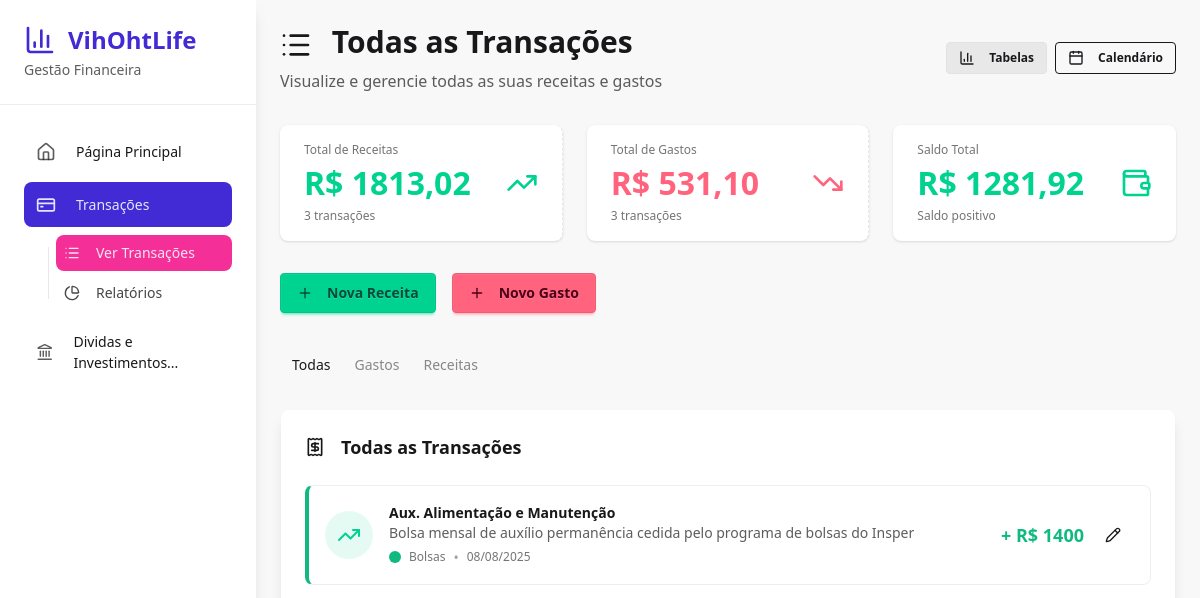
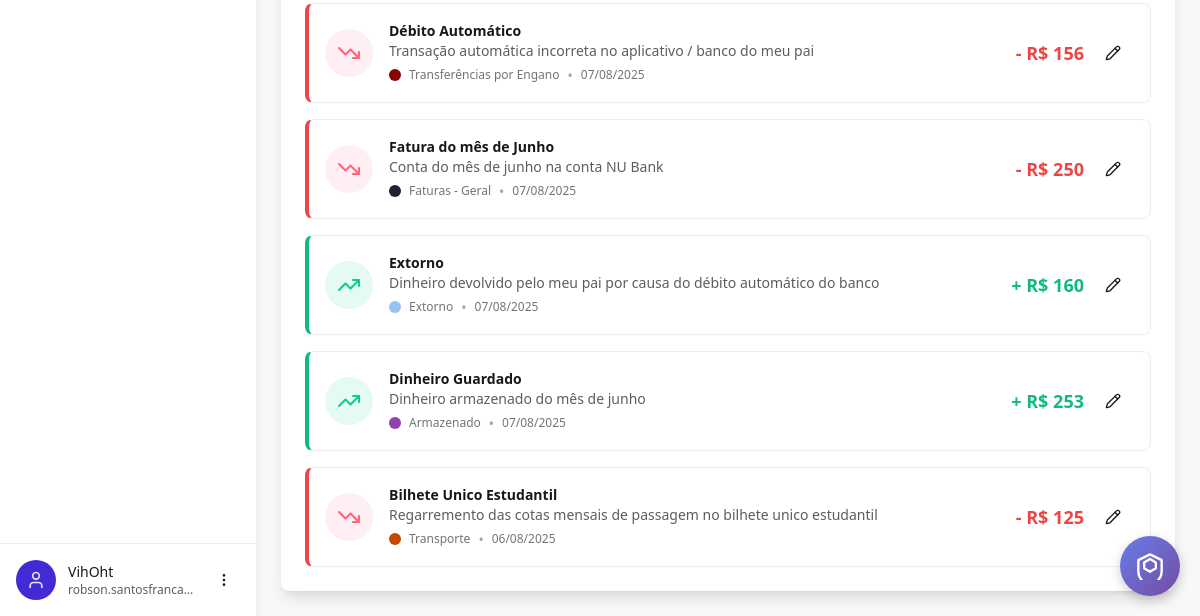
Page /finance/transactions/ (signed in) on the earlier database version (2 pictures, top to bottom).
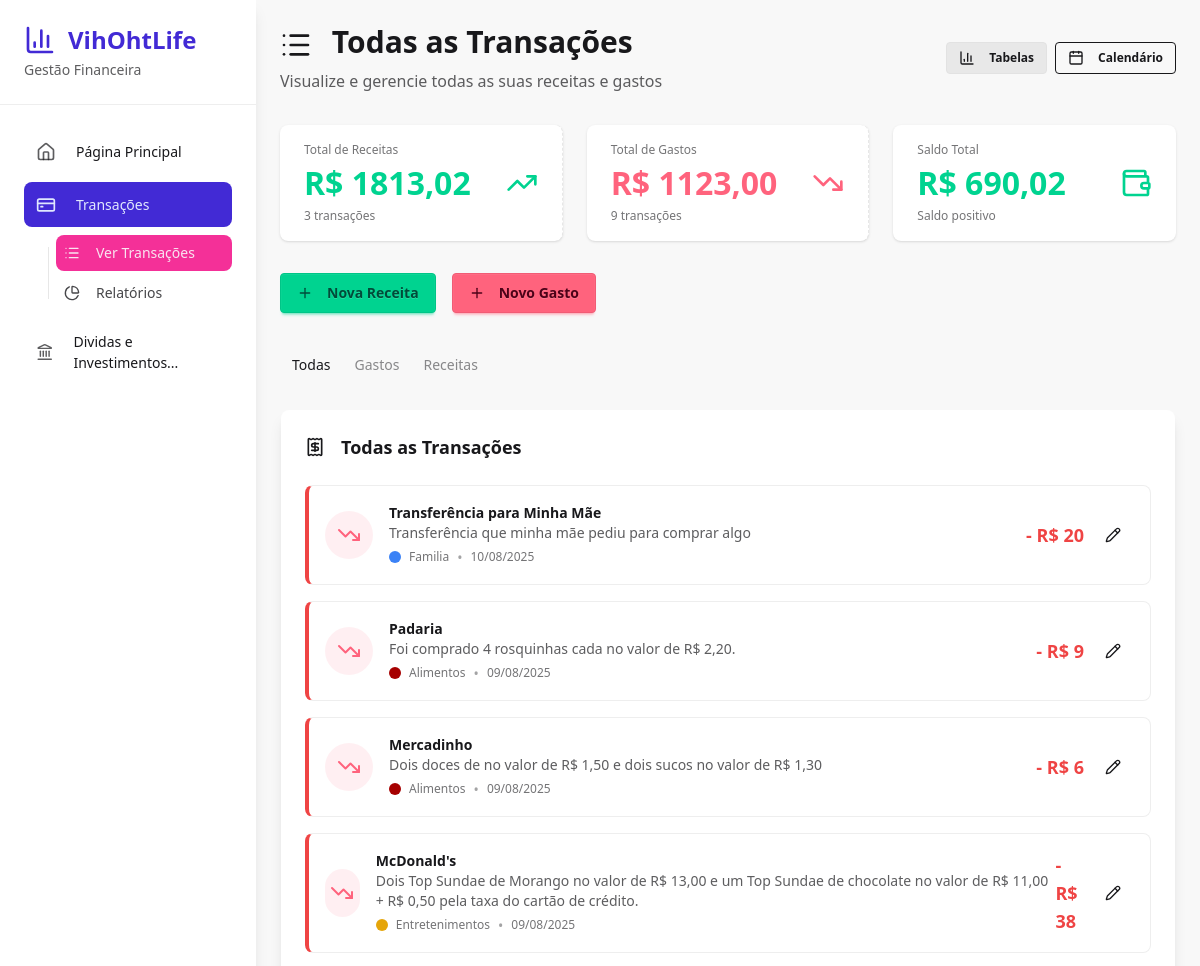
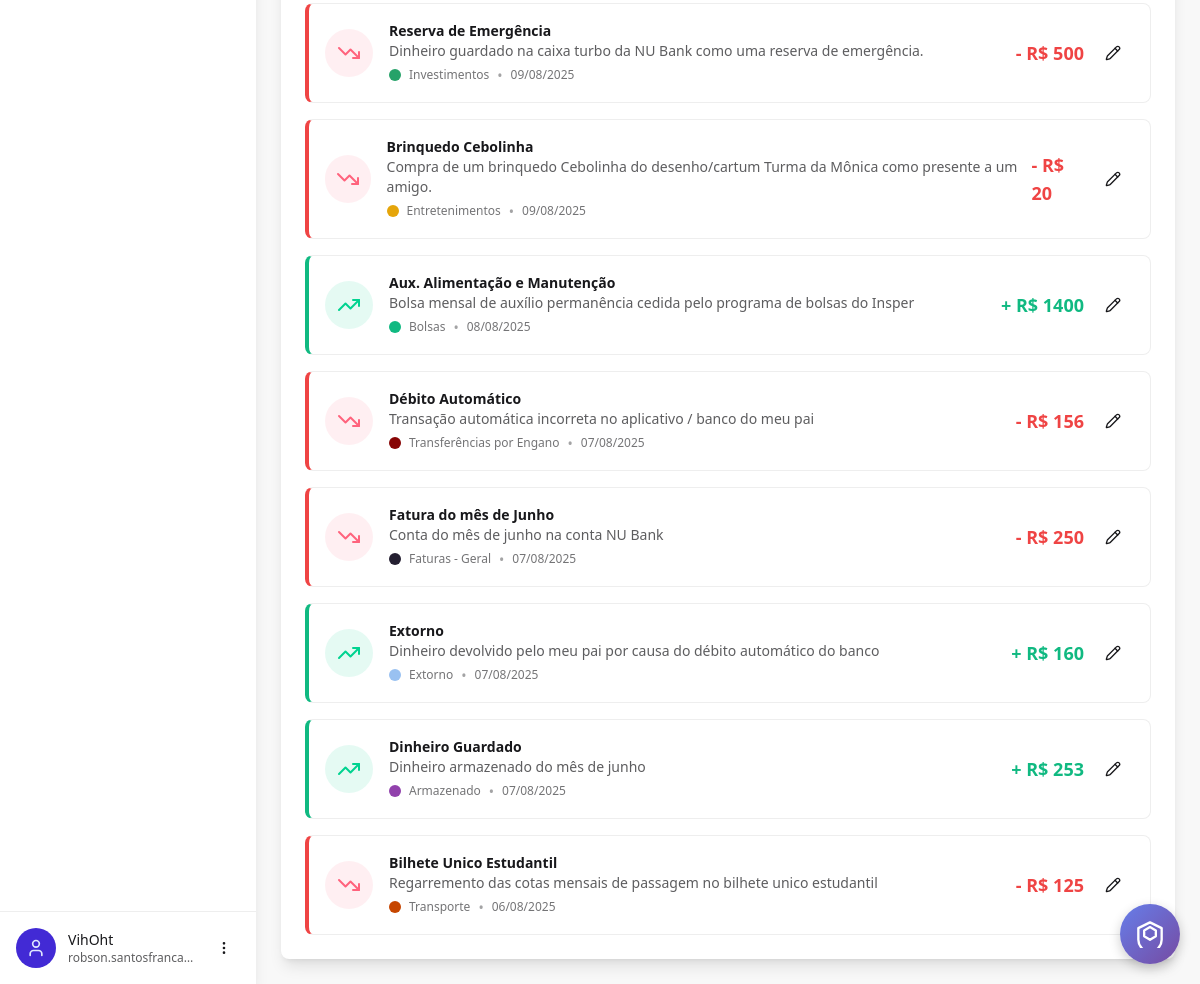
Same page on the later database version (2 pictures, top to bottom).
### finance_manager/models.py (models this page shows, shortened)
class IncomeCategorys(models.Model):
    user = models.ForeignKey(settings.AUTH_USER_MODEL, on_delete=models.CASCADE)
    name = models.CharField(max_length=100)
    description = models.CharField(max_length=300)
    color = ColorField(default="#FFFFFF")
    class Meta:
        verbose_name_plural = "Income Categories"
        unique_together = ["user", "name"]  # Prevent duplicate category names per user

class Incomes(models.Model):
    user = models.ForeignKey(settings.AUTH_USER_MODEL, on_delete=models.CASCADE)
    category = models.ForeignKey(
        IncomeCategorys, on_delete=models.CASCADE, null=True, blank=True
    )
    created_at = models.DateTimeField(auto_now_add=True)
    received_at = models.DateField()
    description = models.CharField(max_length=100)
    detailed_description = models.CharField(max_length=600)
    amount = models.IntegerField()

class ExpenseCategory(models.Model):
    user = models.ForeignKey(settings.AUTH_USER_MODEL, on_delete=models.CASCADE)
    name = models.CharField(max_length=100)
    description = models.CharField(max_length=300)
    color = ColorField(default="#FFFFFF")
    class Meta:
        verbose_name_plural = "Expense Categories"
        unique_together = ["user", "name"]  # Prevent duplicate category names per user

class Expenses(models.Model):
    user = models.ForeignKey(settings.AUTH_USER_MODEL, on_delete=models.CASCADE)
    category = models.ForeignKey(
        ExpenseCategory, on_delete=models.CASCADE, null=True, blank=True
    )
    created_at = models.DateTimeField(auto_now_add=True)
    spent_at = models.DateField()
    description = models.CharField(max_length=100)
    detailed_description = models.CharField(max_length=600)
    amount = models.IntegerField()

### finance_manager/views.py (the view)
# urls.py: path("transactions/", views.transactions, name="transactions"),
@login_required
def transactions(request):
    expenses = Expenses.objects.filter(user=request.user).order_by("-spent_at")
    incomes = Incomes.objects.filter(user=request.user).order_by("-received_at")
    all_transactions = []
    for expense in expenses:
        all_transactions.append(
            {
                "type": "expense",
                "id": expense.id,
                "description": expense.description,
                "detailed_description": expense.detailed_description,
                "amount": expense.amount,
                "date": expense.spent_at,
                "category": expense.category,
                "object": expense,
            }
        )
    for income in incomes:
        all_transactions.append(
            {
                "type": "income",
                "id": income.id,
                "description": income.description,
                "detailed_description": income.detailed_description,
                "amount": income.amount,
                "date": income.received_at,
                "category": income.category,
                "object": income,
            }
        )
    all_transactions.sort(key=lambda x: x["date"], reverse=True)
    expense_categories = ExpenseCategory.objects.filter(user=request.user)
    income_categories = IncomeCategorys.objects.filter(user=request.user)
    total_expenses = sum([x.amount for x in expenses])
    total_incomes = sum([x.amount for x in incomes])
    balance = total_incomes - total_expenses
    def format_amount(amount):
        return f"{amount // 100},{amount % 100:02n}"
    return render(
        request,
        "finance_manager/transactions.html",
        {
            "expenses": expenses,
            "incomes": incomes,
            "all_transactions": all_transactions,
            "expense_categories": expense_categories,
            "income_categories": income_categories,
            "total_expenses": format_amount(total_expenses),
            "total_incomes": format_amount(total_incomes),
            "balance": format_amount(balance),
            "balance_raw": balance,
        },
    )

### templates/finance_manager/transactions.html (shortened to what the changed rows need)
{% extends "finance_manager/base.html" %}
{% load static %}
{% block finance_content %}
<div class="max-w-7xl mx-auto">
   <div class='mb-8  flex items-center justify-between'>
    <div>
      <h1 class="text-3xl font-bold text-base-content mb-2">
        <i data-lucide="list" class="w-8 h-8 inline-block mr-3"></i>
        Todas as Transações
      </h1>
    </div>
  </div>
  <div class="grid grid-cols-1 md:grid-cols-3 gap-6 mb-8">
    <div class="stat bg-base-100 rounded-lg shadow">
      <div class="stat-figure text-error">
        <i data-lucide="trending-down" class="w-8 h-8"></i>
      </div>
      <div class="stat-title">Total de Gastos</div>
      <div class="stat-value text-error">R$ {{ total_expenses }}</div>
      <div class="stat-desc">{{ expenses|length }}{% if expenses|length != 1 %} transações{% else %} transação{% endif %}</div>
    </div>
    <div class="stat bg-base-100 rounded-lg shadow">
      <div class="stat-figure {% if balance_raw >= 0 %}text-success{% else %}text-error{% endif %}">
        <i data-lucide="wallet" class="w-8 h-8"></i>
      </div>
      <div class="stat-title">Saldo Total</div>
      <div class="stat-value {% if balance_raw >= 0 %}text-success{% else %}text-error{% endif %}">R$ {{ balance }}</div>
      <div class="stat-desc">{% if balance_raw >= 0 %}Saldo positivo{% else %}Saldo negativo{% endif %}</div>
    </div>
  </div>
  <div id="all-tab" class="tab-content hidden">
    <div class="card bg-base-100 shadow-lg">
      <div class="card-body">
        <h2 class="card-title mb-4">
          <i data-lucide="receipt" class="w-5 h-5 mr-2"></i>
          Todas as Transações
        </h2>
        {% if all_transactions %}
          <div class="space-y-4">
            {% for transaction in all_transactions %}
              {% if transaction.type == 'income' %}
                <div class="transaction-card income-border bg-base-100 border border-base-300 rounded-lg p-4 flex items-center justify-between">
                  <div class="flex items-center space-x-4">
                    <div class="w-12 h-12 bg-success/10 rounded-full flex items-center justify-center">
                      <i data-lucide="trending-up" class="w-6 h-6 text-success"></i>
                    </div>
                    <div>
                      <h3 class="font-semibold text-base-content">{{ transaction.description }}</h3>
                      <p class="text-sm text-base-content/70">{{ transaction.detailed_description|default:"Sem descrição detalhada" }}</p>
                      <div class="flex items-center mt-1">
                        {% if transaction.category %}
                          <span class="category-indicator" style="background-color: {{ transaction.category.color }}"></span>
                          <span class="text-xs text-base-content/60">{{ transaction.category.name }}</span>
                        {% else %}
                          <span class="text-xs text-base-content/60">Sem categoria</span>
                        {% endif %}
                        <span class="mx-2 text-base-content/40">•</span>
                        <span class="text-xs text-base-content/60">{{ transaction.date|date:"d/m/Y" }}</span>
                      </div>
                    </div>
                  </div>
                  <div class="flex items-center space-x-2">
                    <span class="text-lg font-bold amount-income">+ R$ {% widthratio transaction.amount 100 1 %}</span>
                    <button class="btn btn-ghost btn-sm" onclick="openEditIncomeModal({{ transaction.id }}, '{{ transaction.description|escapejs }}', '{{ transaction.detailed_description|default:""|escapejs }}', '{{ transaction.date|date:"Y-m-d" }}', {{ transaction.amount }}, {{ transaction.category.id|default:"null" }})">
                      <i data-lucide="pencil" class="w-4 h-4"></i>
                    </button>
                  </div>
                </div>
              {% else %}
                <div class="transaction-card expense-border bg-base-100 border border-base-300 rounded-lg p-4 flex items-center justify-between">
                  <div class="flex items-center space-x-4">
                    <div class="w-12 h-12 bg-error/10 rounded-full flex items-center justify-center">
                      <i data-lucide="trending-down" class="w-6 h-6 text-error"></i>
                    </div>
                    <div>
                      <h3 class="font-semibold text-base-content">{{ transaction.description }}</h3>
                      <p class="text-sm text-base-content/70">{{ transaction.detailed_description|default:"Sem descrição detalhada" }}</p>
                      <div class="flex items-center mt-1">
                        {% if transaction.category %}
                          <span class="category-indicator" style="background-color: {{ transaction.category.color }}"></span>
                          <span class="text-xs text-base-content/60">{{ transaction.category.name }}</span>
                        {% else %}
                          <span class="text-xs text-base-content/60">Sem categoria</span>
                        {% endif %}
                        <span class="mx-2 text-base-content/40">•</span>
                        <span class="text-xs text-base-content/60">{{ transaction.date|date:"d/m/Y" }}</span>
                      </div>
                    </div>
                  </div>
                  <div class="flex items-center space-x-2">
                    <span class="text-lg font-bold amount-expense">- R$ {% widthratio transaction.amount 100 1 %}</span>
                    <button class="btn btn-ghost btn-sm" onclick="openEditExpenseModal({{ transaction.id }}, '{{ transaction.description|escapejs }}', '{{ transaction.detailed_description|default:""|escapejs }}', '{{ transaction.date|date:"Y-m-d" }}', {{ transaction.amount }}, {{ transaction.category.id|default:"null" }})">
                      <i data-lucide="pencil" class="w-4 h-4"></i>
                    </button>
                  </div>
                </div>
              {% endif %}
            {% endfor %}
          </div>
        {% endif %}
      </div>
    </div>
  </div>
</div>
{% endblock %}

Differences in the rows shown:
added ExpenseCategory: amount "20"
added ExpenseCategory: amount "9", amount "6"
added ExpenseCategory: amount "38", amount "20"
added ExpenseCategory: amount "500"
Other differences:
{{ total_expenses }}: "531,10" → "1123,00"
{{ expenses|length }}: "3" → "9"
{{ balance }}: "1281,92" → "690,02"
